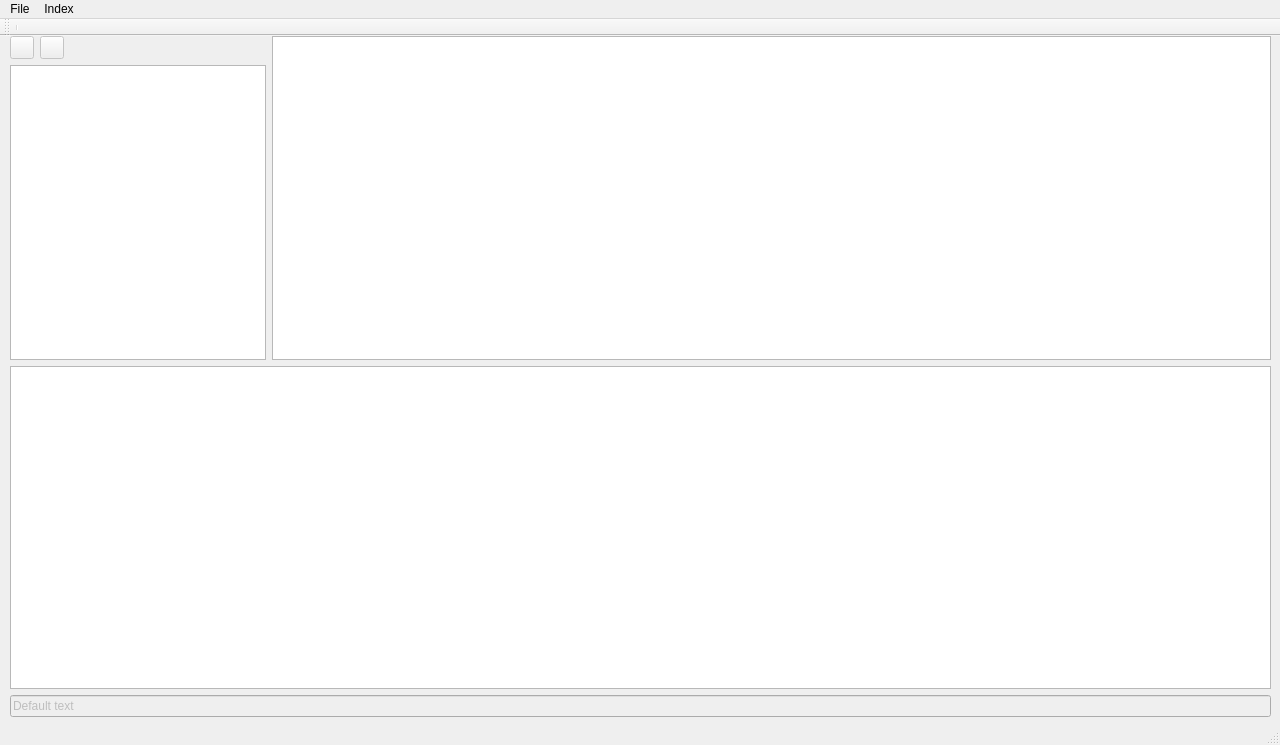
<?xml version="1.0" encoding="UTF-8"?>
<ui version="4.0">
 <class>DmpClientGui</class>
 <widget class="QMainWindow" name="DmpClientGui">
  <property name="geometry">
   <rect>
    <x>0</x>
    <y>0</y>
    <width>1280</width>
    <height>745</height>
   </rect>
  </property>
  <property name="windowTitle">
   <string>MainWindow</string>
  </property>
  <widget class="QWidget" name="centralwidget">
   <widget class="QWidget" name="verticalLayoutWidget">
    <property name="geometry">
     <rect>
      <x>10</x>
      <y>0</y>
      <width>1261</width>
      <height>681</height>
     </rect>
    </property>
    <layout class="QVBoxLayout" name="verticalLayout">
     <item>
      <layout class="QHBoxLayout" name="horizontalLayout">
       <item>
        <layout class="QVBoxLayout" name="verticalLayout_5">
         <item>
          <layout class="QHBoxLayout" name="horizontalLayout_5">
           <item>
            <widget class="QToolButton" name="addRadioButton">
             <property name="enabled">
              <bool>false</bool>
             </property>
             <property name="styleSheet">
              <string notr="true"/>
             </property>
             <property name="text">
              <string/>
             </property>
             <property name="iconSize">
              <size>
               <width>16</width>
               <height>16</height>
              </size>
             </property>
            </widget>
           </item>
           <item alignment="Qt::AlignLeft">
            <widget class="QToolButton" name="deleteRadioButton">
             <property name="enabled">
              <bool>false</bool>
             </property>
             <property name="text">
              <string/>
             </property>
            </widget>
           </item>
          </layout>
         </item>
         <item>
          <widget class="DmpClientGuiRadioList" name="radio_list">
           <property name="sizePolicy">
            <sizepolicy hsizetype="Minimum" vsizetype="Expanding">
             <horstretch>0</horstretch>
             <verstretch>0</verstretch>
            </sizepolicy>
           </property>
           <property name="maximumSize">
            <size>
             <width>636</width>
             <height>16777215</height>
            </size>
           </property>
          </widget>
         </item>
        </layout>
       </item>
       <item>
        <widget class="QTreeView" name="playlist">
         <property name="editTriggers">
          <set>QAbstractItemView::NoEditTriggers</set>
         </property>
        </widget>
       </item>
      </layout>
     </item>
     <item>
      <widget class="DmpClientGuiSearchResults" name="search_results">
       <property name="editTriggers">
        <set>QAbstractItemView::NoEditTriggers</set>
       </property>
       <property name="selectionMode">
        <enum>QAbstractItemView::SingleSelection</enum>
       </property>
       <property name="selectionBehavior">
        <enum>QAbstractItemView::SelectRows</enum>
       </property>
       <attribute name="horizontalHeaderStretchLastSection">
        <bool>true</bool>
       </attribute>
      </widget>
     </item>
     <item>
      <widget class="DmpClientGuiSearchBar" name="search_bar">
       <property name="enabled">
        <bool>false</bool>
       </property>
       <property name="text">
        <string>Default text</string>
       </property>
      </widget>
     </item>
    </layout>
   </widget>
  </widget>
  <widget class="DmpClientGuiMenuBar" name="menu_bar">
   <property name="geometry">
    <rect>
     <x>0</x>
     <y>0</y>
     <width>1280</width>
     <height>20</height>
    </rect>
   </property>
   <widget class="QMenu" name="menuFile">
    <property name="title">
     <string>File</string>
    </property>
    <addaction name="actionConnect"/>
    <addaction name="actionExit"/>
   </widget>
   <widget class="QMenu" name="menuIndex">
    <property name="title">
     <string>Index</string>
    </property>
    <addaction name="actionIndex_Folder"/>
   </widget>
   <addaction name="menuFile"/>
   <addaction name="menuIndex"/>
  </widget>
  <widget class="QStatusBar" name="statusbar"/>
  <widget class="QToolBar" name="toolBar">
   <property name="windowTitle">
    <string>toolBar</string>
   </property>
   <attribute name="toolBarArea">
    <enum>TopToolBarArea</enum>
   </attribute>
   <attribute name="toolBarBreak">
    <bool>false</bool>
   </attribute>
   <addaction name="separator"/>
  </widget>
  <action name="actionExit">
   <property name="text">
    <string>Exit</string>
   </property>
  </action>
  <action name="actionIndex_Folder">
   <property name="enabled">
    <bool>false</bool>
   </property>
   <property name="text">
    <string>Index Folder</string>
   </property>
  </action>
  <action name="actionConnect">
   <property name="enabled">
    <bool>true</bool>
   </property>
   <property name="text">
    <string>Connect</string>
   </property>
  </action>
 </widget>
 <customwidgets>
  <customwidget>
   <class>DmpClientGuiSearchBar</class>
   <extends>QLineEdit</extends>
   <header>dmp_client_gui_search_bar.hpp</header>
   <slots>
    <slot>searchBarReturned()</slot>
    <slot>cursorChanged(int,int)</slot>
   </slots>
  </customwidget>
  <customwidget>
   <class>DmpClientGuiMenuBar</class>
   <extends>QMenuBar</extends>
   <header>dmp_client_gui_menu_bar.hpp</header>
   <slots>
    <slot>indexFolder()</slot>
   </slots>
  </customwidget>
  <customwidget>
   <class>DmpClientGuiSearchResults</class>
   <extends>QTableView</extends>
   <header>dmp_client_gui_search_results.hpp</header>
   <slots>
    <slot>currentActiveRadio(std::string)</slot>
    <slot>queueRequest(QModelIndex)</slot>
   </slots>
  </customwidget>
  <customwidget>
   <class>DmpClientGuiRadioList</class>
   <extends>QListView</extends>
   <header>dmp_client_gui_radio_list.hpp</header>
   <slots>
    <signal>currentlySelectedRadio(std::string)</signal>
    <slot>addRadio()</slot>
    <slot>radioSelected(QModelIndex)</slot>
   </slots>
  </customwidget>
 </customwidgets>
 <resources/>
 <connections>
  <connection>
   <sender>actionExit</sender>
   <signal>triggered()</signal>
   <receiver>DmpClientGui</receiver>
   <slot>close()</slot>
   <hints>
    <hint type="sourcelabel">
     <x>-1</x>
     <y>-1</y>
    </hint>
    <hint type="destinationlabel">
     <x>399</x>
     <y>299</y>
    </hint>
   </hints>
  </connection>
  <connection>
   <sender>actionIndex_Folder</sender>
   <signal>triggered()</signal>
   <receiver>menu_bar</receiver>
   <slot>indexFolder()</slot>
   <hints>
    <hint type="sourcelabel">
     <x>-1</x>
     <y>-1</y>
    </hint>
    <hint type="destinationlabel">
     <x>639</x>
     <y>12</y>
    </hint>
   </hints>
  </connection>
  <connection>
   <sender>search_bar</sender>
   <signal>returnPressed()</signal>
   <receiver>search_bar</receiver>
   <slot>searchBarReturned()</slot>
   <hints>
    <hint type="sourcelabel">
     <x>400</x>
     <y>719</y>
    </hint>
    <hint type="destinationlabel">
     <x>640</x>
     <y>719</y>
    </hint>
   </hints>
  </connection>
  <connection>
   <sender>search_bar</sender>
   <signal>cursorPositionChanged(int,int)</signal>
   <receiver>search_bar</receiver>
   <slot>cursorChanged(int,int)</slot>
   <hints>
    <hint type="sourcelabel">
     <x>640</x>
     <y>719</y>
    </hint>
    <hint type="destinationlabel">
     <x>640</x>
     <y>719</y>
    </hint>
   </hints>
  </connection>
  <connection>
   <sender>addRadioButton</sender>
   <signal>clicked()</signal>
   <receiver>radio_list</receiver>
   <slot>addRadio()</slot>
   <hints>
    <hint type="sourcelabel">
     <x>24</x>
     <y>55</y>
    </hint>
    <hint type="destinationlabel">
     <x>140</x>
     <y>216</y>
    </hint>
   </hints>
  </connection>
  <connection>
   <sender>actionConnect</sender>
   <signal>triggered()</signal>
   <receiver>DmpClientGui</receiver>
   <slot>dmpConnect()</slot>
   <hints>
    <hint type="sourcelabel">
     <x>-1</x>
     <y>-1</y>
    </hint>
    <hint type="destinationlabel">
     <x>639</x>
     <y>372</y>
    </hint>
   </hints>
  </connection>
  <connection>
   <sender>search_results</sender>
   <signal>doubleClicked(QModelIndex)</signal>
   <receiver>search_results</receiver>
   <slot>queueRequest(QModelIndex)</slot>
   <hints>
    <hint type="sourcelabel">
     <x>640</x>
     <y>526</y>
    </hint>
    <hint type="destinationlabel">
     <x>640</x>
     <y>526</y>
    </hint>
   </hints>
  </connection>
  <connection>
   <sender>radio_list</sender>
   <signal>currentlySelectedRadio(std::string)</signal>
   <receiver>search_results</receiver>
   <slot>currentActiveRadio(std::string)</slot>
   <hints>
    <hint type="sourcelabel">
     <x>140</x>
     <y>214</y>
    </hint>
    <hint type="destinationlabel">
     <x>640</x>
     <y>526</y>
    </hint>
   </hints>
  </connection>
 </connections>
 <slots>
  <slot>searchBarReturned()</slot>
  <slot>indexFolder()</slot>
  <slot>dmpConnect()</slot>
 </slots>
</ui>
